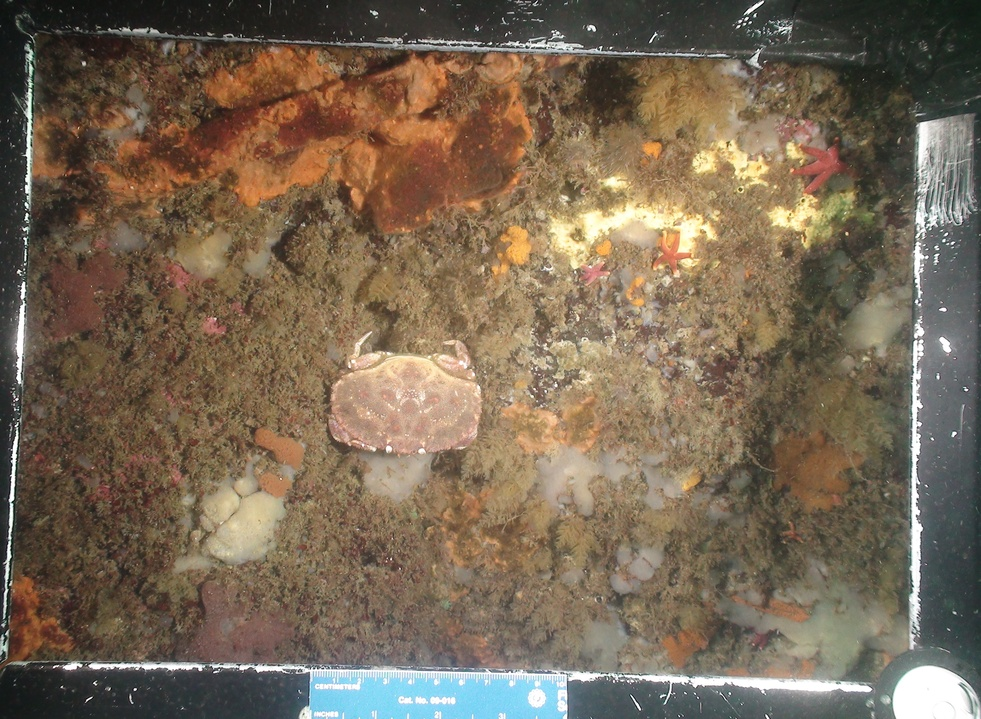
#> input picture Sebens_MA_LTM/DB072611WA4AB-1071.JPG.jpg, 981 x 719 px, shrunk from 3184 x 2334 before the run
$ python checking_labels_UCSD.py --image_path Sebens_MA_LTM/DB072611WA4AB-1071.JPG.jpg
#> lines starting #> are read from the running program, lines starting #| are printed output that depends on the picture
import glob
import cv2
import argparse
import numpy as np

def parse_arguments():
    parser = argparse.ArgumentParser()
    parser.add_argument("-p", "--images_pth", help="path of images folder")
    parser.add_argument("-i", "--image_path", help="path of a single image")
    return parser.parse_args()

def get_unique_grayscale_values_from_folder(image_pth):
    image_files = glob.glob(image_pth + '/*.*')
    unique_values = set()

    for filename in image_files:
        img = cv2.imread(filename, cv2.IMREAD_GRAYSCALE)
        if img is not None:
            unique_values.update(np.unique(img))

    return unique_values

def get_unique_grayscale_values_from_image(image_path):
#> called with image_path = 'Sebens_MA_LTM/DB072611WA4AB-1071.JPG.jpg'
    unique_values = set()
    img = cv2.imread(image_path, cv2.IMREAD_GRAYSCALE)
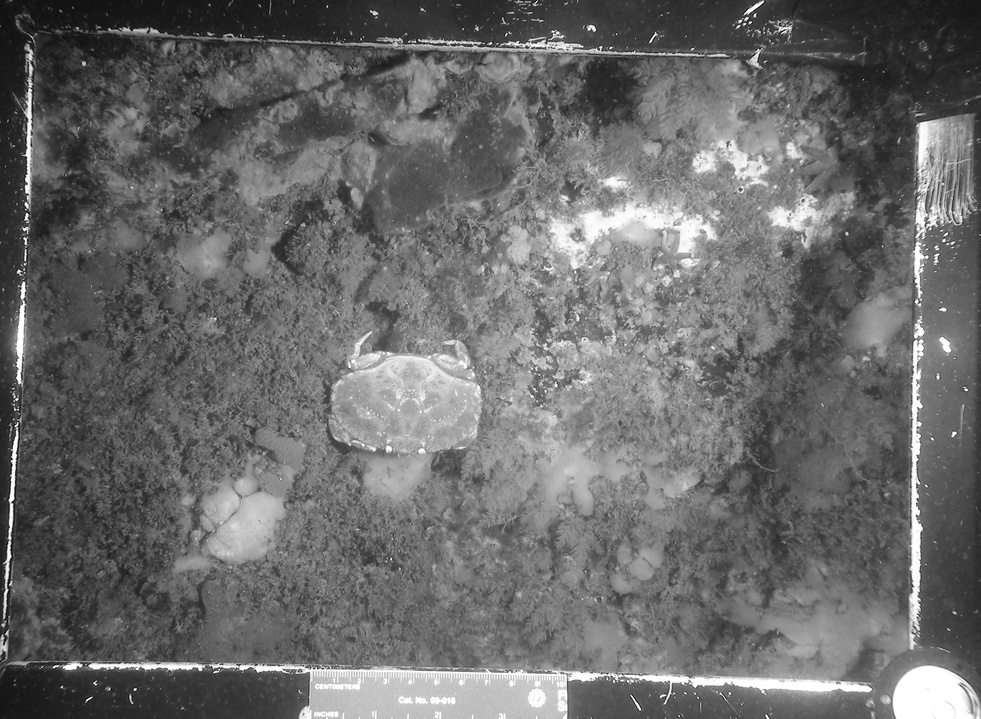
#> img: shape (719, 981); min 0, max 255, mean 106.8
    if img is not None:
        unique_values.update(np.unique(img))
    else:
        print(f"Failed to load image: {image_path}")
    return unique_values

if __name__ == "__main__":
    args = parse_arguments()

    if args.images_pth:
        unique_grayscale_values = get_unique_grayscale_values_from_folder(args.images_pth)
        print(f"Unique grayscale values in the folder: {sorted(unique_grayscale_values)}")
    elif args.image_path:
        unique_grayscale_values = get_unique_grayscale_values_from_image(args.image_path)
#> unique_grayscale_values = 254 items
        print(f"Unique grayscale values in the image: {sorted(unique_grayscale_values)}")
#> (printed output is left out)
    else:
        print("Please provide either a folder path with -p or an image path with -i.")
